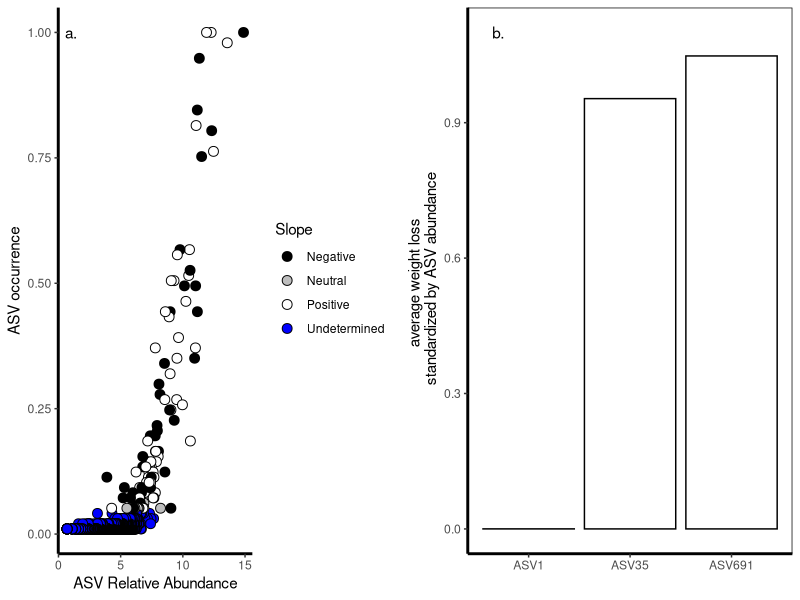

Here is the R script that generated this plot:
#title: "FunASV_plots"
#author: "Dr CG"
#date:"6/28/2025"

# Description:
# This script creates figures to identify ASV underlying function:
  # * ASV relative abundances vs function
  # * General patterns of ASV distribution and occurrences

# Libraries
library(ggplot2)
library(dplyr)
library(gridExtra)

# Plot themes
## With legend
Theme=theme_classic(base_size=11, base_family="Helvetica") +
  theme(axis.line = element_line(linewidth = 1, colour = "black", linetype = "solid")) +theme(plot.title = element_text(size = 12))
## Without legends
Theme2=Theme+ theme(legend.position="none") + theme(panel.border=element_rect(fill=NA))

# Load data - from 'Fig5_FunASV_plotprep.R' 
ASVlist2.div=read.table('output_tables/ASVlist2.txt', header=TRUE)
ASVrel.abund.pa.fun.sorted=read.table('output_tables/ASVrel.abund.pa.txt', header=TRUE)

# a. 
#### are there relationships between abundance, occurrence and function? No
ASVrel.abund.pa_plot_d=ggplot(ASVrel.abund.pa.fun.sorted, aes(log(ASVrel.abund), ASVpa.freq)) + 
  geom_point(aes(fill=Slope), size=3, shape=21) + Theme + 
  scale_fill_manual(values=c('black', 'grey', 'white', 'blue')) + 
  ylab('ASV occurrence') + xlab('ASV Relative Abundance') + 
  annotate('text', x=1, y=1, label='a.')

# b. how do these taxa compare in terms of their average contribution to function?
ASVselect=ASVrel.abund.pa.fun.sorted[c(which(ASVrel.abund.pa.fun.sorted$ASVcode=='ASV35'),
                           which(ASVrel.abund.pa.fun.sorted$ASVcode=='ASV1'),
                           which(ASVrel.abund.pa.fun.sorted$ASVcode=='ASV691')),]
avFunASV=ggplot(ASVselect, aes(ASVcode, ASVfunRat)) + geom_col(color='black', aes(fill=ASVcode)) +
  Theme2 + xlab('') + ylab('average weight loss \n standardized by ASV abundance') +
  scale_fill_manual(values=c('black', 'white', 'white'))+ 
  annotate('text', x=0.7, y=1.1, label='b.')


Fig5=arrangeGrob(ASVrel.abund.pa_plot_d, avFunASV, ncol=2)
quartz(width = 9, height=4.5)
plot(Fig5)
